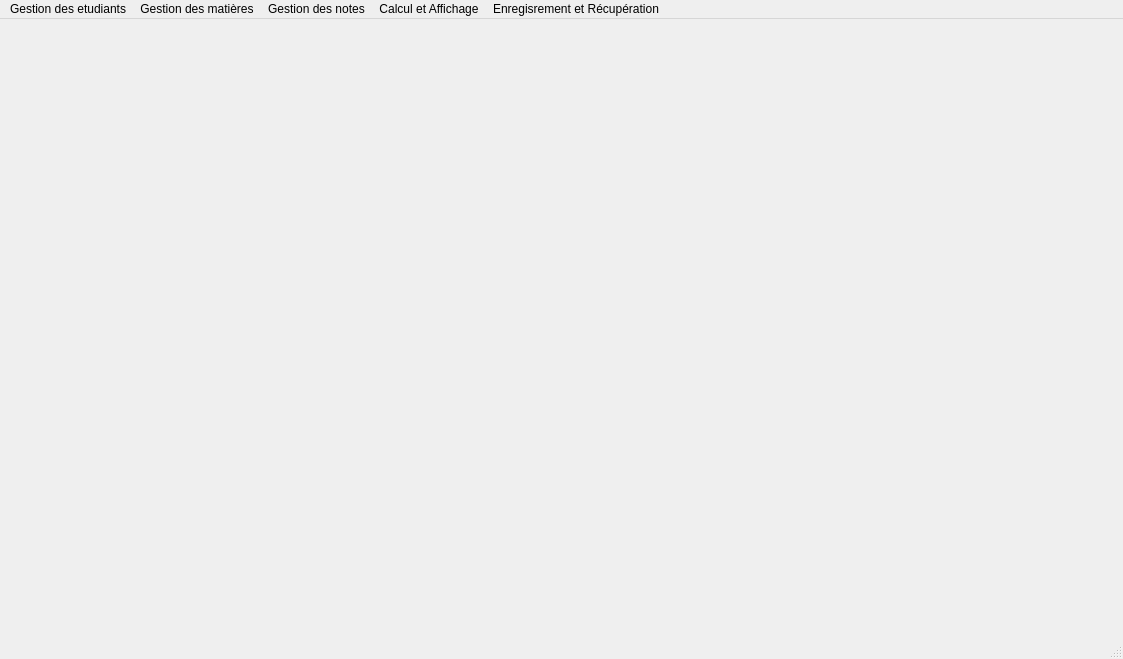
<?xml version="1.0" encoding="UTF-8"?>
<ui version="4.0">
 <class>MainWindow</class>
 <widget class="QMainWindow" name="MainWindow">
  <property name="geometry">
   <rect>
    <x>0</x>
    <y>0</y>
    <width>1123</width>
    <height>659</height>
   </rect>
  </property>
  <property name="windowTitle">
   <string>MainWindow</string>
  </property>
  <widget class="QWidget" name="centralwidget"/>
  <widget class="QMenuBar" name="menubar">
   <property name="geometry">
    <rect>
     <x>0</x>
     <y>0</y>
     <width>1123</width>
     <height>26</height>
    </rect>
   </property>
   <widget class="QMenu" name="menuGestion_des_etudiants">
    <property name="title">
     <string>Gestion des etudiants</string>
    </property>
    <widget class="QMenu" name="menuMise_a_jour_des_etudiants">
     <property name="title">
      <string>Mise à jour</string>
     </property>
     <widget class="QMenu" name="menuSupprimer_etudiant">
      <property name="title">
       <string>Supprimer etudiant</string>
      </property>
      <addaction name="actionEtudiant_donne"/>
      <addaction name="actionD_une_section_donn_e"/>
      <addaction name="actionD_un_niveau_donn"/>
      <addaction name="actionD_une_section_et_un_niveau"/>
     </widget>
     <widget class="QMenu" name="menuModifier_etudiant">
      <property name="title">
       <string>Modifier etudiant</string>
      </property>
      <addaction name="actionT_l_phone"/>
      <addaction name="actionMail"/>
      <addaction name="actionAdresse"/>
     </widget>
     <addaction name="actionAjouter_etudiant"/>
     <addaction name="menuSupprimer_etudiant"/>
     <addaction name="menuModifier_etudiant"/>
    </widget>
    <widget class="QMenu" name="menuRecherche_et_Affichage">
     <property name="title">
      <string>Recherche et Affichage</string>
     </property>
     <addaction name="actionContenu_du_dictionnaire_tudiants"/>
     <addaction name="actionRecherche_par_num_ro"/>
     <addaction name="actionRecherche_par_section"/>
     <addaction name="actionRecherche_par_section_et_niveau"/>
     <addaction name="actionRecherche_par_niveau"/>
    </widget>
    <addaction name="menuMise_a_jour_des_etudiants"/>
    <addaction name="menuRecherche_et_Affichage"/>
   </widget>
   <widget class="QMenu" name="menuGestion_des_mati_res">
    <property name="title">
     <string>Gestion des matières</string>
    </property>
    <widget class="QMenu" name="menuMise_jour">
     <property name="title">
      <string>Mise à jour</string>
     </property>
     <widget class="QMenu" name="menuModifier_une_mati_re">
      <property name="title">
       <string>Modifier une matière</string>
      </property>
      <addaction name="actionNom"/>
      <addaction name="actionCoefficient"/>
     </widget>
     <addaction name="actionAjouter_mati_re"/>
     <addaction name="actionSupprimer_un_mati_re"/>
     <addaction name="menuModifier_une_mati_re"/>
    </widget>
    <widget class="QMenu" name="menuRecherche_et_Affichage_2">
     <property name="title">
      <string>Recherche et Affichage</string>
     </property>
     <addaction name="actionContenu_du_dictionnaire_mati_res"/>
     <addaction name="actionRecherche_par_code"/>
     <addaction name="actionRecherche_par_section_2"/>
     <addaction name="actionRecherche_par_section_et_semestre"/>
    </widget>
    <addaction name="menuMise_jour"/>
    <addaction name="menuRecherche_et_Affichage_2"/>
   </widget>
   <widget class="QMenu" name="menuGestion_des_notes">
    <property name="title">
     <string>Gestion des notes</string>
    </property>
    <widget class="QMenu" name="menuMise_jour_2">
     <property name="title">
      <string>Mise à jour</string>
     </property>
     <addaction name="actionAjouter_une_note"/>
     <addaction name="actionSupprimer_une_note"/>
     <addaction name="actionModifier_une_note"/>
    </widget>
    <widget class="QMenu" name="menuRecherche_et_Affichage_3">
     <property name="title">
      <string>Recherche et Affichage</string>
     </property>
     <addaction name="actionContenu_du_dictionnaire_notes"/>
     <addaction name="actionRecherche_par_num_ro_inscription"/>
     <addaction name="actionRecherche_par_num_ro_inscription_et_semestre"/>
    </widget>
    <addaction name="menuMise_jour_2"/>
    <addaction name="menuRecherche_et_Affichage_3"/>
   </widget>
   <widget class="QMenu" name="menuCalcul_et_Affichage">
    <property name="title">
     <string>Calcul et Affichage</string>
    </property>
    <addaction name="actionBulletin_de_note_d_un_tudiant"/>
    <addaction name="actionBulletin_de_note_d_un_tudiant_par_semestre"/>
    <addaction name="actionEtudiants_admis_d_une_section_donn_e"/>
    <addaction name="actionEtudiants_redoublants_d_une_section_donn_e"/>
    <addaction name="actionEtudiants_admis_de_L_ISIMM"/>
    <addaction name="actionEtudiants_redoublants_de_L_ISIMM"/>
    <addaction name="actionEtudiants_redoublants_d_une_section_donn_e_2"/>
    <addaction name="actionMoyennes_des_tudiants_d_une_section_donn_e"/>
   </widget>
   <widget class="QMenu" name="menuEnregisrement_et_R_cup_ration_des_fichiers">
    <property name="title">
     <string>Enregisrement et Récupération</string>
    </property>
    <addaction name="actionEnregistrement_fichier_ETUDIANTS"/>
    <addaction name="actionR_cup_ration_fichier_ETUDIANTS"/>
    <addaction name="actionEnregistrement_fichier_MATIERES"/>
    <addaction name="actionR_cup_ration_fichier_Mati_res"/>
    <addaction name="actionEnregistrement_fichier_Notes"/>
    <addaction name="actionR_cup_ration_fichier_NOTES"/>
   </widget>
   <addaction name="menuGestion_des_etudiants"/>
   <addaction name="menuGestion_des_mati_res"/>
   <addaction name="menuGestion_des_notes"/>
   <addaction name="menuCalcul_et_Affichage"/>
   <addaction name="menuEnregisrement_et_R_cup_ration_des_fichiers"/>
  </widget>
  <widget class="QStatusBar" name="statusbar"/>
  <action name="actionAjouter_etudiant">
   <property name="text">
    <string>Ajouter etudiant</string>
   </property>
  </action>
  <action name="actionEtudiant_donne">
   <property name="text">
    <string>Etudiant donné</string>
   </property>
  </action>
  <action name="actionD_une_section_donn_e">
   <property name="text">
    <string>D'une section donnée</string>
   </property>
  </action>
  <action name="actionD_un_niveau_donn">
   <property name="text">
    <string>D'un niveau donné</string>
   </property>
  </action>
  <action name="actionD_une_section_et_un_niveau">
   <property name="text">
    <string>D'une section et un niveau</string>
   </property>
  </action>
  <action name="actionT_l_phone">
   <property name="text">
    <string>Téléphone</string>
   </property>
  </action>
  <action name="actionMail">
   <property name="text">
    <string>Mail</string>
   </property>
  </action>
  <action name="actionAdresse">
   <property name="text">
    <string>Adresse</string>
   </property>
  </action>
  <action name="actionContenu_du_dictionnaire_tudiants">
   <property name="text">
    <string>Contenu du dictionnaire étudiants</string>
   </property>
  </action>
  <action name="actionRecherche_par_num_ro">
   <property name="text">
    <string>Recherche par numéro inscription</string>
   </property>
  </action>
  <action name="actionRecherche_par_section">
   <property name="text">
    <string>Recherche par section</string>
   </property>
  </action>
  <action name="actionRecherche_par_section_et_niveau">
   <property name="text">
    <string>Recherche par section et niveau</string>
   </property>
  </action>
  <action name="actionRecherche_par_niveau">
   <property name="text">
    <string>Recherche par niveau</string>
   </property>
  </action>
  <action name="actionAjouter_mati_re">
   <property name="text">
    <string>Ajouter une matière</string>
   </property>
  </action>
  <action name="actionSupprimer_un_mati_re">
   <property name="text">
    <string>Supprimer un matière</string>
   </property>
  </action>
  <action name="actionNom">
   <property name="text">
    <string>Nom</string>
   </property>
  </action>
  <action name="actionCoefficient">
   <property name="text">
    <string>Coefficient</string>
   </property>
  </action>
  <action name="actionContenu_du_dictionnaire_mati_res">
   <property name="text">
    <string>Contenu du dictionnaire matières</string>
   </property>
  </action>
  <action name="actionRecherche_par_code">
   <property name="text">
    <string>Recherche par code</string>
   </property>
  </action>
  <action name="actionRecherche_par_section_2">
   <property name="text">
    <string>Recherche par section</string>
   </property>
  </action>
  <action name="actionRecherche_par_section_et_semestre">
   <property name="text">
    <string>Recherche par section et semestre</string>
   </property>
  </action>
  <action name="actionAjouter_une_note">
   <property name="text">
    <string>Ajouter une note</string>
   </property>
  </action>
  <action name="actionSupprimer_une_note">
   <property name="text">
    <string>Supprimer une note</string>
   </property>
  </action>
  <action name="actionModifier_une_note">
   <property name="text">
    <string>Modifier une note</string>
   </property>
  </action>
  <action name="actionContenu_du_dictionnaire_notes">
   <property name="text">
    <string>Contenu du dictionnaire notes</string>
   </property>
  </action>
  <action name="actionRecherche_par_num_ro_inscription">
   <property name="text">
    <string>Recherche par numéro inscription</string>
   </property>
  </action>
  <action name="actionRecherche_par_num_ro_inscription_et_semestre">
   <property name="text">
    <string>Recherche par numéro inscription et semestre</string>
   </property>
  </action>
  <action name="actionBulletin_de_note_d_un_tudiant">
   <property name="text">
    <string>Bulletin de note d'un étudiant</string>
   </property>
  </action>
  <action name="actionBulletin_de_note_d_un_tudiant_par_semestre">
   <property name="text">
    <string>Bulletin de note d'un étudiant par semestre</string>
   </property>
  </action>
  <action name="actionEtudiants_admis_d_une_section_donn_e">
   <property name="text">
    <string>Etudiants admis d'une section donnée</string>
   </property>
  </action>
  <action name="actionEtudiants_redoublants_d_une_section_donn_e">
   <property name="text">
    <string>Etudiants redoublants d'une section donnée</string>
   </property>
  </action>
  <action name="actionEtudiants_admis_de_L_ISIMM">
   <property name="text">
    <string>Etudiants admis de L'ISIMM</string>
   </property>
  </action>
  <action name="actionEtudiants_redoublants_de_L_ISIMM">
   <property name="text">
    <string>Etudiants redoublants de L'ISIMM</string>
   </property>
  </action>
  <action name="actionEtudiants_redoublants_d_une_section_donn_e_2">
   <property name="text">
    <string>Etudiants redoublants d'une section donnée</string>
   </property>
  </action>
  <action name="actionMoyennes_des_tudiants_d_une_section_donn_e">
   <property name="text">
    <string>Moyennes des étudiants d'une section donnée</string>
   </property>
  </action>
  <action name="actionEnregistrement_fichier_ETUDIANTS">
   <property name="text">
    <string>Enregistrement fichier ETUDIANTS</string>
   </property>
  </action>
  <action name="actionR_cup_ration_fichier_ETUDIANTS">
   <property name="text">
    <string>Récupération fichier ETUDIANTS</string>
   </property>
  </action>
  <action name="actionEnregistrement_fichier_MATIERES">
   <property name="text">
    <string>Enregistrement fichier MATIERES</string>
   </property>
  </action>
  <action name="actionR_cup_ration_fichier_Mati_res">
   <property name="text">
    <string>Récupération fichier MATIERES</string>
   </property>
  </action>
  <action name="actionEnregistrement_fichier_Notes">
   <property name="text">
    <string>Enregistrement fichier NOTES</string>
   </property>
  </action>
  <action name="actionR_cup_ration_fichier_NOTES">
   <property name="text">
    <string>Récupération fichier NOTES</string>
   </property>
  </action>
 </widget>
 <resources/>
 <connections/>
</ui>
